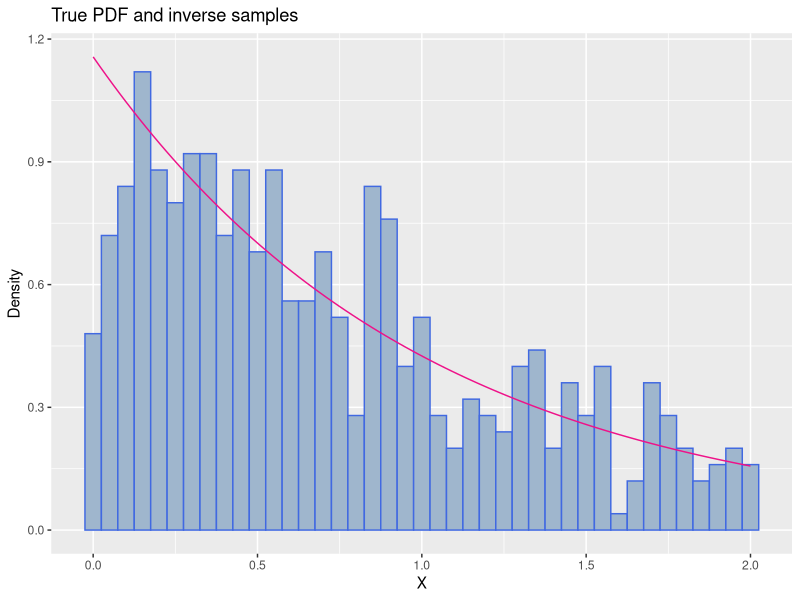
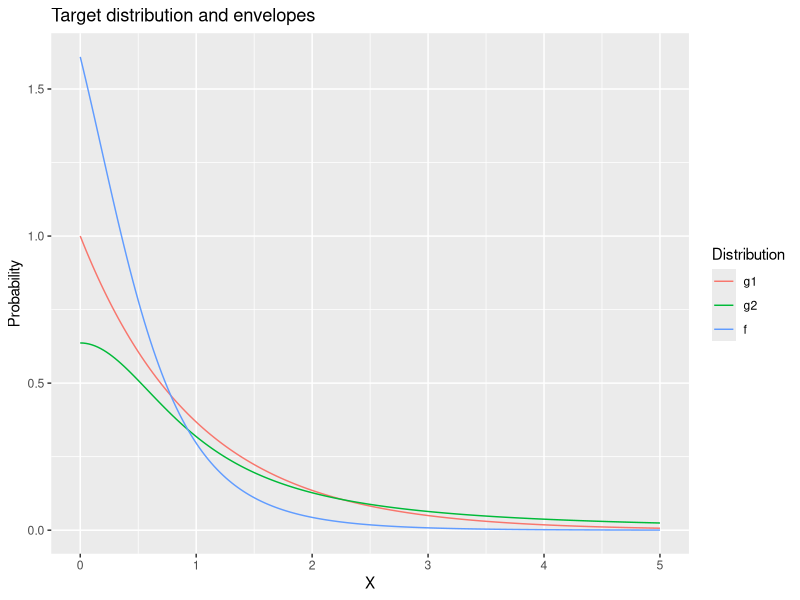
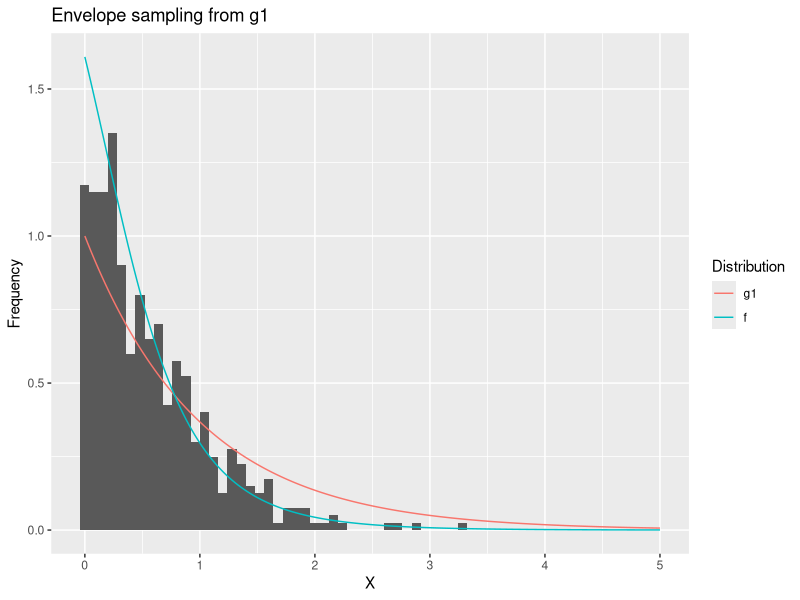
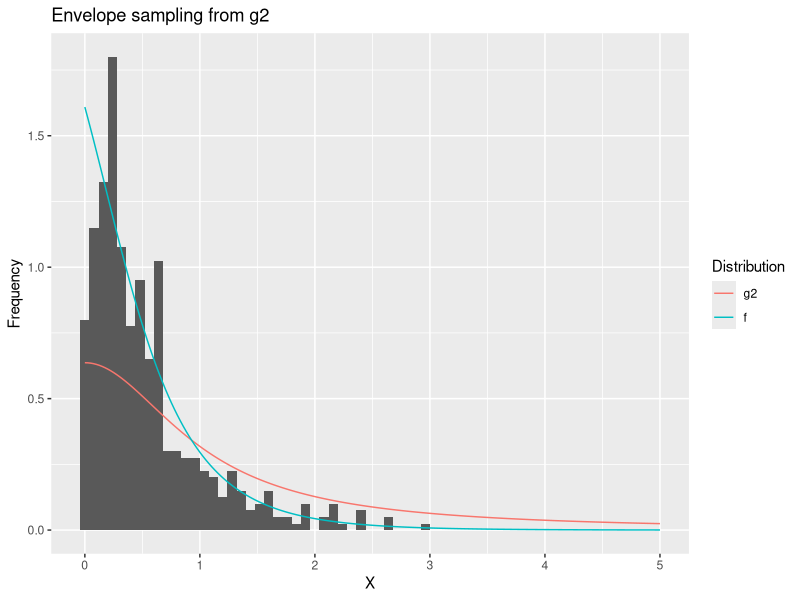

Recreate these plots in R, in order.
## ---- chunk 1
expr <- function(theta) { ((1/4)*theta)/(1/2 + (1/4)*theta) }
B <- 100
x <- c(125,18,19,35)
thetas <- seq(0,1,by=0.25)
em.1 <- function(theta) {
    for(i in 1:B) {
        theta <- (x[1]*expr(theta) + x[4])/(x[2] + x[3] + x[1]*expr(theta) + x[4])
    }
  theta
}
results = sapply(thetas,em.1)
results
## ---- chunk 2
data <- c(2.3,2.5,1.1,3.1)
labels <- c(1,0,0,1)
n = length(data)
stopifnot(length(data) == length(labels))

K <- function(alpha.k) {
  cd <- data[which(labels==1)]
  id <- data[which(labels==0)]
  sum(cd^2) + sum((alpha.k^2 + id^2)*exp(-id^2/alpha.k^2))
}

B <- 100
alphas <- seq(0,10,by=1)
em.2 <- function(alpha) {
  for(i in 1:B) { alpha <- sqrt(K(alpha)/n) }
  alpha
}
results = sapply(alphas,em.2)
results
## ---- chunk 3
### BEGIN: Code
# R version 3.3.2
# Platform: x86_64-apple-darwin15.6.0 (64-bit)

## Imports
library(ggplot2) # pretty plotting

## Parameterize script
K = 500 # Number of samples
NN = (1 - exp(-2)) # Normalizing constant

## Suboutines
fx = function(x){
    # pdf for random variable X
    if(x<0){return(0)}
    if(x>2){return(0)}

    r = exp(-x) / NN
    return(r)
}

Fx = function(x){
    # cdf for random variable X
    if(x<0){return(0)}
    if(x>2){return(0)}

    r = (1 - exp(-x)) / NN
    return(r)
}

Fu = function(u){
    # Inverse cdf for the random variable X
    if(u<0){return(NaN)}
    if(u>1){return(NaN)}

    r = -log(1 - u*(1-exp(-2)))
    return(r)
}

## Simulate
Fuv = Vectorize(Fu) # Make Fu take vector arguments cleanly
us = runif(K, 0, 1) # K samples from U(0,1)
inv_xs = Fuv(us) # Inverse sampling method

## Plot results
# Simulated data with true distribution overlay
plt_xs = seq(0, 2, length.out = 100) # xs for true fx(x) pdf
fxv = Vectorize(fx)
plt_ys = fxv(plt_xs) # true fx(x) = ys

df_tru = data.frame(x_tru = plt_xs, y_tru = plt_ys)
df_sim = data.frame(x_sim = inv_xs)

plt1 = ggplot() +
    geom_histogram( # Simulated distribution
                data = df_sim,
                aes(x = x_sim, y = ..density..),
                binwidth = 0.05,
                color="royalblue",
                fill="slategray3"
            ) +
    geom_line( # True distribution
                data = df_tru,
                aes(x = x_tru, y = y_tru),
                color="deeppink2"
            ) +
    labs(
                title = "True PDF and inverse samples",
                x = "X",
                y = "Density"
            )
plt1

### END: Code
## ---- chunk 4
### BEGIN: Code

## Imports
library(reshape)

## Parameterize
K = 500
NN = 0.6214496 # normalizing constant for fx(x) the pdf
M1 = 1/NN # Resampling constant ensuring fx(x) <= M*g1(x) for all x
M2 = pi/NN

## BEGIN: Subroutines

fx = Vectorize(function(x){
    # pdf for problem 4
    if(x<0){return(0)}
    r = exp(-x) / (1+x^2) / NN
    return(r)
})

g1 = Vectorize(function(x){
    # First envelope density for rejection sampling
    if(x<0){return(0)}
    r = exp(-x)
    return(r)
})

g2 = Vectorize(function(x){
    # Second envelope density for rejection sampling
    if(x<0){return(0)}
    r = 2/(pi*(1+x^2))
    return(r)
})

## END: Subroutines

## BEGIN: Simulate

# First, g1
N = 200 # resolution of the discretized x axis
xdisc = seq(0,5,length.out=N) # discretization of the x axis
g1i = 1 # how many loops this envelope rejection sampling takes
i = 1 # list counter
g1rs = rep(NA, K) # initialize empty result vector
while(i <= K){
    x = sample(xdisc, 1, prob=g1(xdisc)) # proposition from envelope
    u = runif(1)
    w = fx(x)/(M1*g1(x))
    if(w>u){
        # Accept sample
        g1rs[i] = x
        i = i + 1
    }
    g1i = g1i + 1
}

# Now g2
g2i = 1 # how many loops this envelope rejection sampling takes
i = 1 # list counter
g2rs = rep(NA, K) # initialize empty result vector
while(i <= K){
    x = sample(xdisc, 1, prob=g2(xdisc)) # proposition from envelope
    u = runif(1)
    w = fx(x)/(M2*g2(x))
    if(w>u){
        # Accept sample
        g2rs[i] = x
        i = i + 1
    }
    g2i = g2i + 1
}

## END: Simulate

## Plot
# simulation results
true_df = data.frame(x=xdisc,
                     g1=g1(xdisc),
                     g2=g2(xdisc),
                     f=fx(xdisc)
                     )
true_df_m = melt(true_df, id="x")
names(true_df_m) = c("x", "Distribution", "y")

plt3 = ggplot() +
    geom_line(data=true_df_m,
              aes(x=x, y=y, color=Distribution)) +
    labs(title="Target distribution and envelopes",
         x="X", y="Probability")
plt3

gsim_df = data.frame(g1=g1rs, g2=g2rs)
plt4 = ggplot() + # g1 simulation results histogram
    geom_histogram(data=gsim_df,
                   mapping=aes(x=g1,y=..density..),
                   binwidth=0.08) +
    geom_line(data=true_df_m[true_df_m$Distribution != "g2",],
              aes(x=x, y=y, color=Distribution)) +
    labs(title="Envelope sampling from g1",
         x="X", y="Frequency")
plt4

plt5 = ggplot() + # g2 simulation results histogram
    geom_histogram(data=gsim_df,
                   mapping=aes(x=g2,y=..density..),
                   binwidth=0.08) +
    geom_line(data=true_df_m[true_df_m$Distribution != "g1",],
              aes(x=x, y=y, color=Distribution)) +
    labs(title="Envelope sampling from g2",
         x="X", y="Frequency")
plt5

### END: Code
